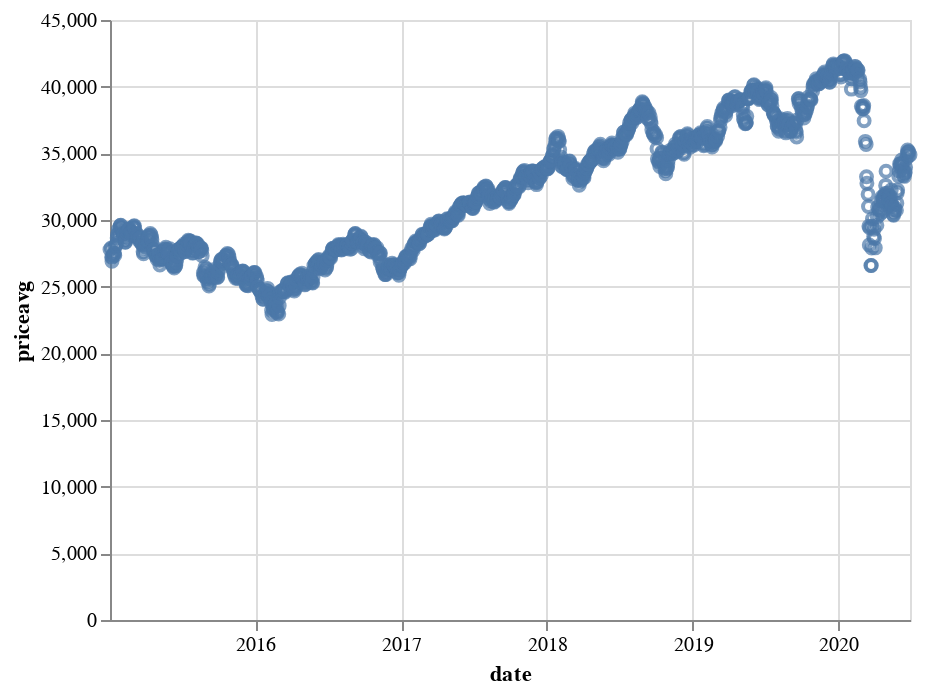

Notebook code cell kept with this figure:
### Code cell
altdata_pricepercentchg = priceboolean_shock(10, bse_data)
altdata_pricepercentchg.reset_index(inplace=True)
altdata_pricepercentchg.rename(columns={list(altdata_pricepercentchg)[0]:'date'}, inplace=True)
alt.Chart(altdata_pricepercentchg).mark_point().encode(
    x='date',
    y='priceavg'
)

### Figure 1 — Vega-Lite specification as saved in the notebook (floating-point values rounded to 4 significant figures; data arrays with more than 128 entries replaced by an {"elided": "..."} marker saying what was removed)
{"config": {"view": {"continuousWidth": 400, "continuousHeight": 300}}, "data": {"name": "data-01936962bbbc072955a2e327735cd2d4"}, "mark": "point", "encoding": {"x": {"type": "temporal", "field": "date"}, "y": {"type": "quantitative", "field": "priceavg"}}, "$schema": "https://vega.github.io/schema/vega-lite/v4.8.1.json", "datasets": {"data-01936962bbbc072955a2e327735cd2d4": {"elided": "1345 records"}}}
